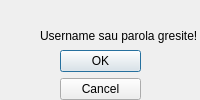
<?xml version="1.0" encoding="UTF-8"?>
<ui version="4.0">
 <class>incorrectCredentials</class>
 <widget class="QDialog" name="incorrectCredentials">
  <property name="geometry">
   <rect>
    <x>0</x>
    <y>0</y>
    <width>200</width>
    <height>100</height>
   </rect>
  </property>
  <property name="maximumSize">
   <size>
    <width>200</width>
    <height>100</height>
   </size>
  </property>
  <property name="windowTitle">
   <string>Dialog</string>
  </property>
  <widget class="QDialogButtonBox" name="buttonBox">
   <property name="geometry">
    <rect>
     <x>60</x>
     <y>50</y>
     <width>81</width>
     <height>75</height>
    </rect>
   </property>
   <property name="maximumSize">
    <size>
     <width>150</width>
     <height>75</height>
    </size>
   </property>
   <property name="orientation">
    <enum>Qt::Vertical</enum>
   </property>
   <property name="standardButtons">
    <set>QDialogButtonBox::Cancel|QDialogButtonBox::Ok</set>
   </property>
  </widget>
  <widget class="QLabel" name="label">
   <property name="geometry">
    <rect>
     <x>40</x>
     <y>20</y>
     <width>191</width>
     <height>31</height>
    </rect>
   </property>
   <property name="maximumSize">
    <size>
     <width>200</width>
     <height>100</height>
    </size>
   </property>
   <property name="text">
    <string>Username sau parola gresite!</string>
   </property>
  </widget>
 </widget>
 <resources/>
 <connections>
  <connection>
   <sender>buttonBox</sender>
   <signal>accepted()</signal>
   <receiver>incorrectCredentials</receiver>
   <slot>accept()</slot>
   <hints>
    <hint type="sourcelabel">
     <x>248</x>
     <y>254</y>
    </hint>
    <hint type="destinationlabel">
     <x>157</x>
     <y>274</y>
    </hint>
   </hints>
  </connection>
  <connection>
   <sender>buttonBox</sender>
   <signal>rejected()</signal>
   <receiver>incorrectCredentials</receiver>
   <slot>reject()</slot>
   <hints>
    <hint type="sourcelabel">
     <x>316</x>
     <y>260</y>
    </hint>
    <hint type="destinationlabel">
     <x>286</x>
     <y>274</y>
    </hint>
   </hints>
  </connection>
 </connections>
</ui>
